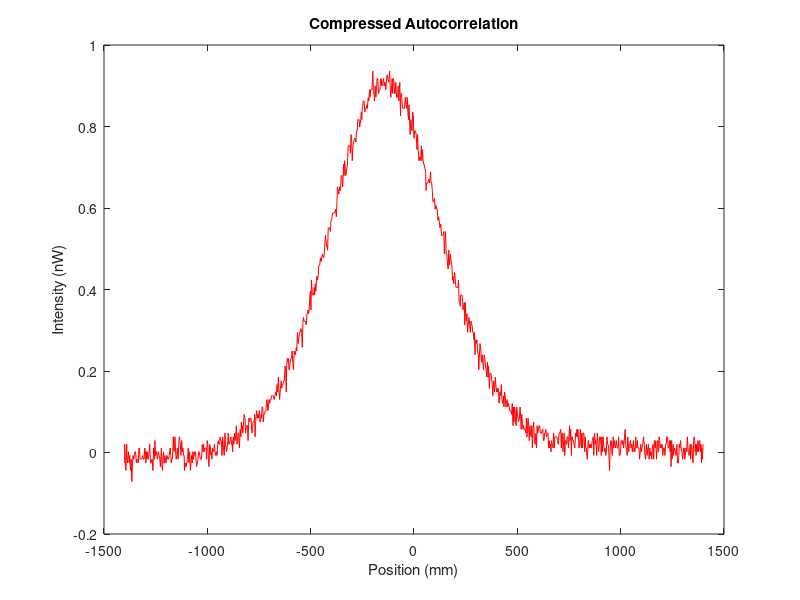

This chart was generated by the following MATLAB code:
%% Configure Workspace
clear;
clf;
clc;

%% Load Data and Split Variables
MyData = importdata('Autocorrelator_9_5_V2.dat');
Position = MyData(:,1);
Intensity = MyData(:,2);

%% Normalize Data and Remove Reverse Data
Intensity = Intensity - min(Intensity);
Intensity = Intensity - max(Intensity)./15;
Intensity = Intensity./max(Intensity);
FirstPos = find(min(Position) == Position);
NewPosition = Position(FirstPos:end);
NewIntensity = Intensity(FirstPos:end);

%% Graph Data
figure(1);
plot(NewPosition, NewIntensity, 'r-');
xlabel('Position (mm)')
ylabel('Intensity (nW)')
title('Compressed Autocorrelation')